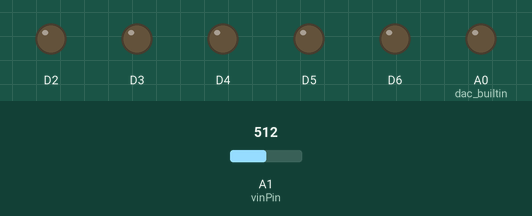
Recording of a sketch running on a simulated Arduino Zero (SAMD21). Parts: output pins drawn as LEDs (lit = HIGH). Inputs (shaded band) come from the test bench; at power-on: A1 (vinPin) = 512. What the sketch prints to the serial monitor is not drawn.

Above: at 1.2 s.
1.3 s: A1 (vinPin) set to 306
At 1.65 s:
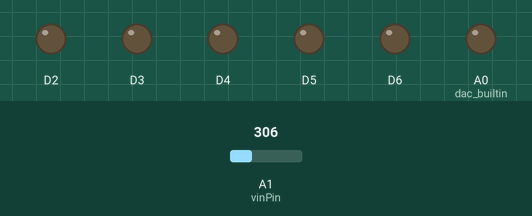
4.3 s: A1 (vinPin) set to 716
At 8.58 s:
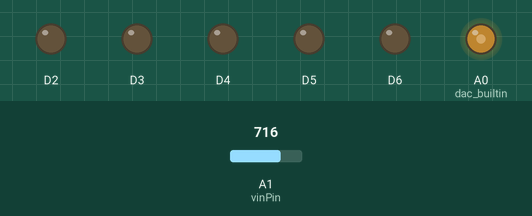
Timing chart, 0 to 8.5 s (numbered marks = the images above; inputs shaded):
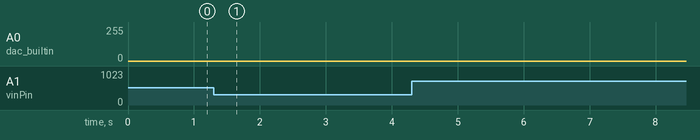

Measured:
- after the input at 1.3 s, A0 (dac_builtin): stays 0/255 (without the input it goes to 159/255 after 1.3 s)

The sketch:

Testing_impedence_device.ino
```cpp
#include <Wire.h>
#include <Adafruit_MCP4725.h>

Adafruit_MCP4725 dac_ext;  // External DAC (MCP4725)

const int dac_builtin = A0;
const int vinPin = A1;
const float vref = 3.3;

const int sampleRate = 1000;
const int waveFreq = 20;
const int samplesPerCycle = sampleRate / waveFreq;
float sineTable[samplesPerCycle];
int sampleIndex = 0;

unsigned long lastUpdate = 0;
const unsigned long interval = 1000000UL / sampleRate; // µs per sample

void setup() {
  pinMode(2, OUTPUT); digitalWrite(2, LOW);
  pinMode(3, OUTPUT); digitalWrite(3, LOW);
  pinMode(4, OUTPUT); digitalWrite(4, LOW);
  pinMode(5, OUTPUT); digitalWrite(5, LOW);
  pinMode(6, OUTPUT); digitalWrite(6, LOW);

  Serial.begin(115200);
  while (!Serial && millis() < 2000);

  dac_ext.begin(0x60);
  float vout = 1.65;
  uint16_t val = (vout / vref) * 4095;
  dac_ext.setVoltage(val, false);
  Serial.println("External DAC (MCP4725) set to 1.65 V");

  analogWriteResolution(10);  // Range 0–1023

  for (int i = 0; i < samplesPerCycle; i++) {
    float angle = 2 * PI * i / samplesPerCycle;
    float normalized = (sin(angle) + 1.0) / 2.0;
    sineTable[i] = normalized * 1023;
  }
}

void loop() {
  unsigned long now = micros();
  if (now - lastUpdate >= interval) {
    lastUpdate = now;

    analogWrite(dac_builtin, (int)sineTable[sampleIndex]);

    int adcVal = analogRead(vinPin);
    const float vOffset = 1.65;
    float vin = (adcVal * (vref / 1023.0)) - vOffset;
    Serial.print("V_in: ");
    Serial.println(vin, 3);

    sampleIndex = (sampleIndex + 1) % samplesPerCycle;
  }
}
```
